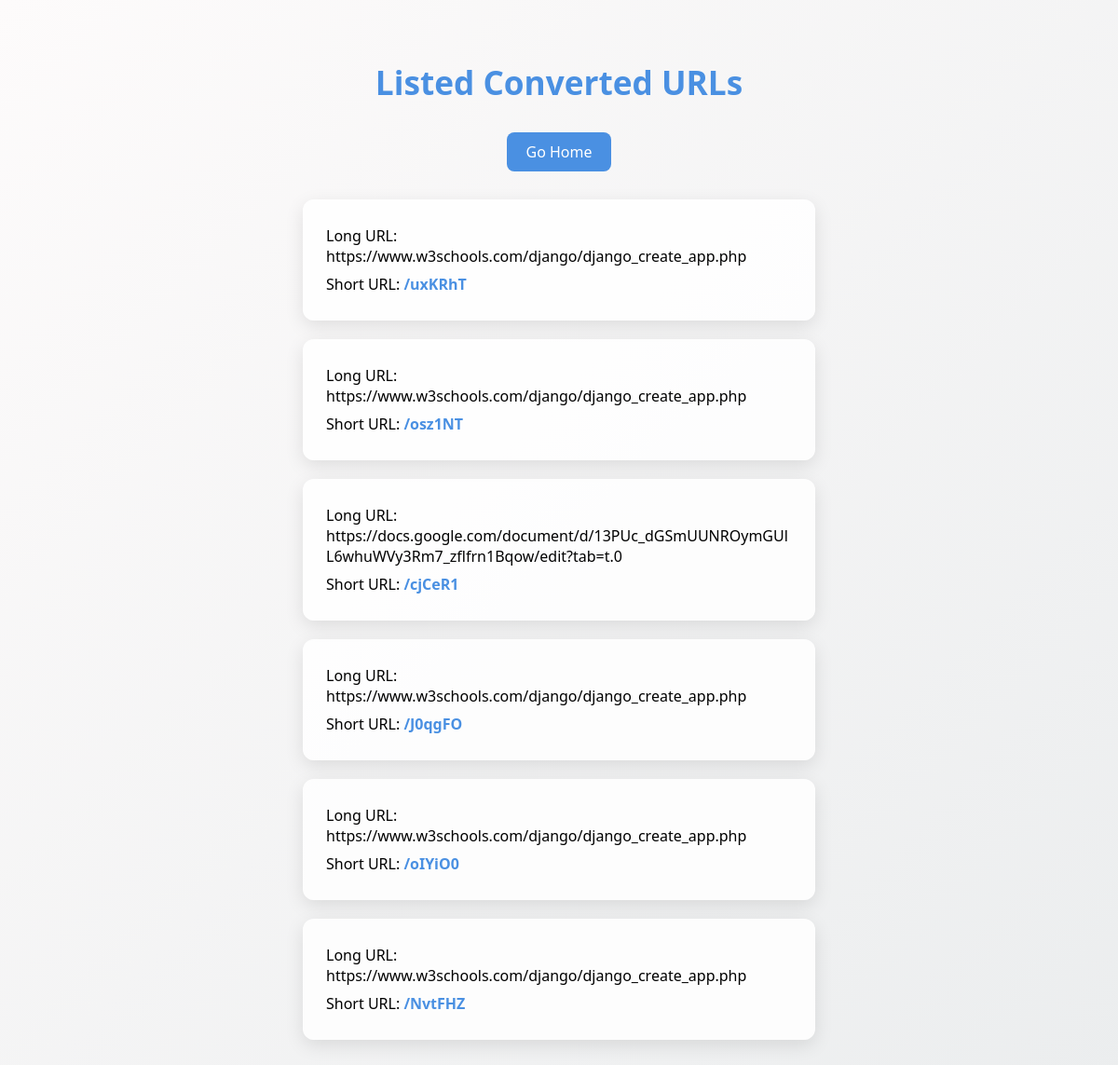
The app's page /view/, older data.
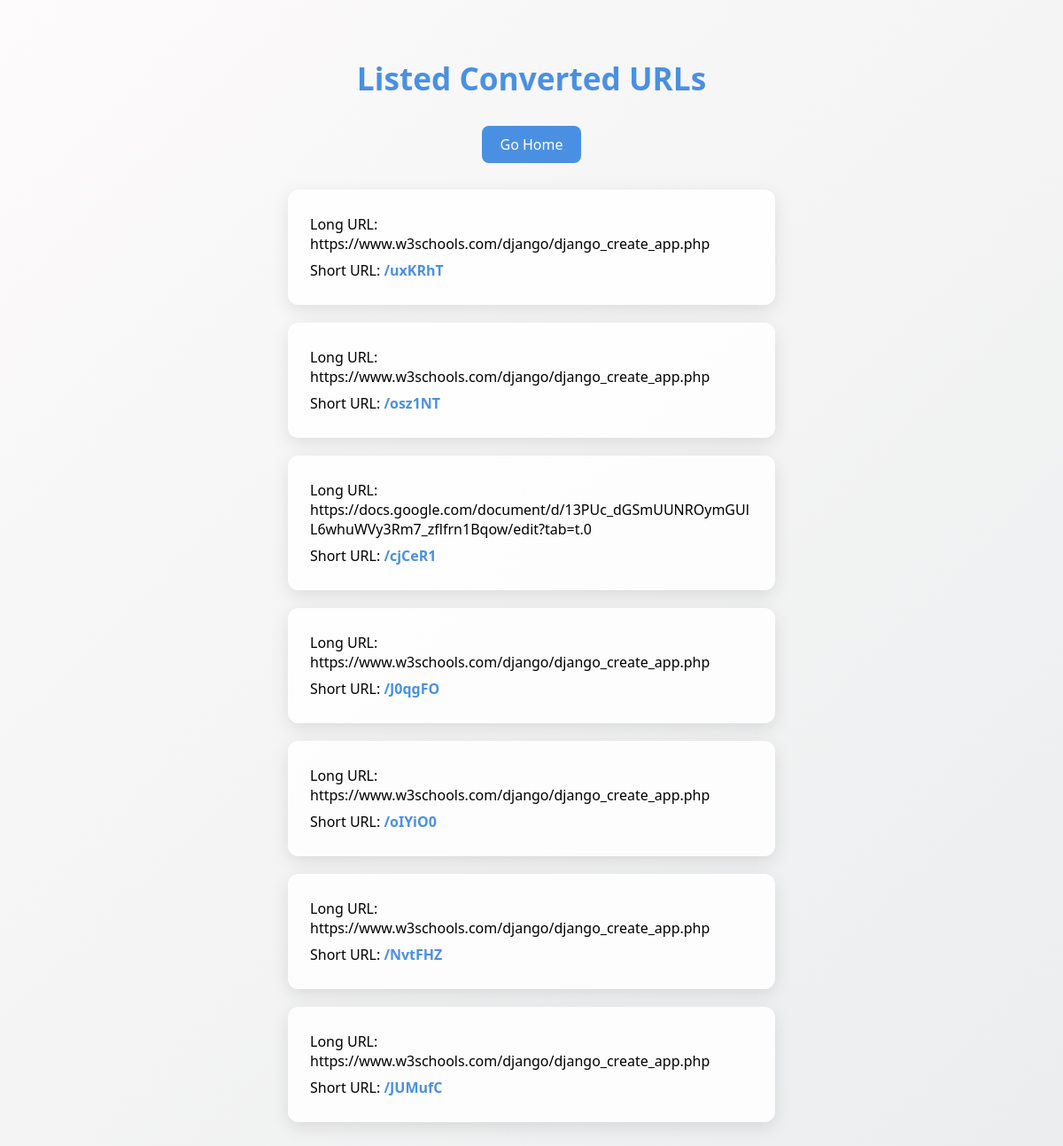
The same page, newer data.
### shortapp/models.py (models this page shows, shortened)
class URL(models.Model):
    long_url = models.URLField()
    short_code = models.CharField(max_length=10, unique=True)
    created_at = models.DateTimeField(auto_now_add=True)

### shortapp/views.py (the view)
# urls.py: path('view/',views.list,name='view'),
def list(request):
    urls = URL.objects.all()
    return render(request, 'view.html', {'urls': urls})

### shortapp/Templates/view.html (shortened to what this page needs)
<!DOCTYPE html>
<html lang="en">
<head>
</head>
<body>
    <h1>Listed Converted URLs</h1>
    <a href="/" class="home-link">Go Home</a>
    {% for i in urls %}
        <div class="url-card">
            <p>Long URL: {{ i.long_url }}</p>
            <p>Short URL: <a href="/{{ i.short_code }}">/{{ i.short_code }}</a></p>
        </div>
    {% endfor %}
</body>
</html>

### shortapp/Templates/view.html (style rules this page uses)
body { margin: 0; font-family: 'Segoe UI', Tahoma, Geneva, Verdana, sans-serif; background: linear-gradient(135deg, #fdfbfb, #ebedee); display: flex; flex-direction: column; align-items: center; padding: 40px 20px; }
h1 { color: #4a90e2; margin-bottom: 30px; font-size: 2.2em; text-align: center; }
a.home-link { text-decoration: none; background: #4a90e2; color: white; padding: 10px 20px; border-radius: 8px; margin-bottom: 30px; transition: background 0.3s, transform 0.2s; }
.url-card { background: #ffffffdd; padding: 20px 25px; margin-bottom: 20px; border-radius: 12px; width: 100%; max-width: 500px; box-shadow: 0 6px 20px rgba(0, 0, 0, 0.1); transition: transform 0.3s, box-shadow 0.3s; }
.url-card p { margin: 8px 0; font-size: 1em; word-wrap: break-word; }
.url-card a { color: #4a90e2; text-decoration: none; font-weight: bold; transition: color 0.3s; }

Row changes from the older to the newer data that the page shows:
added URL: long_url "https://www.w3schools.com/django/django_create_app.php", short_code "JUMufC"
